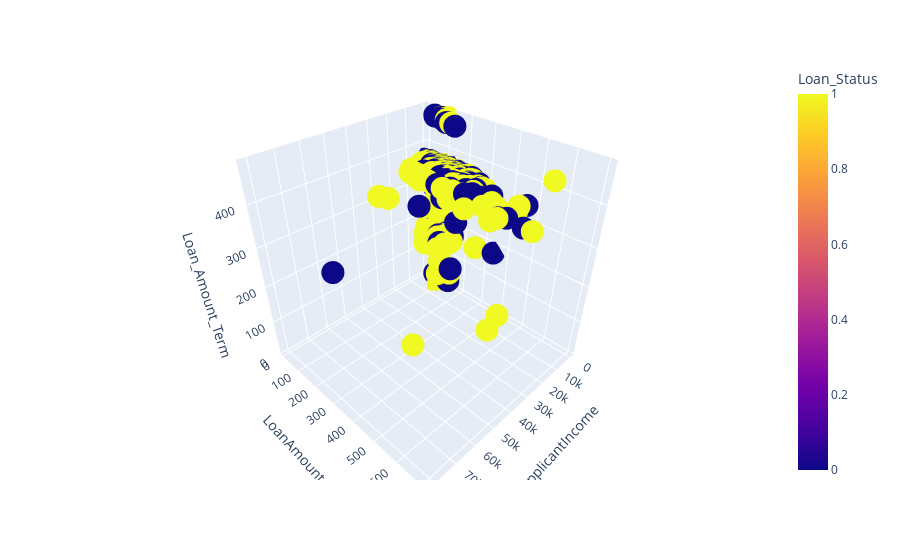

The notebook cell this image was saved under:
### Code cell
# create a 3d scatter plot of the income, loan amount and loan term
# convert the loan term to a numeric value
df['Loan_Amount_Term'] = pd.to_numeric(df['Loan_Amount_Term'])
fig = px.scatter_3d(df, x='ApplicantIncome', y='LoanAmount', z='Loan_Amount_Term', color='Loan_Status')
fig.show()

### Figure 1 — Plotly figure (JSON) as saved in the notebook; plotly's stock layout.template omitted (floating-point values rounded to 4 significant figures; data arrays with more than 128 entries replaced by an {"elided": "..."} marker saying what was removed)
{"data": [{"hovertemplate": "ApplicantIncome=%{x}<br>LoanAmount=%{y}<br>Loan_Amount_Term=%{z}<br>Loan_Status=%{marker.color}<extra></extra>", "legendgroup": "", "marker": {"color": {"elided": "614 int values"}, "coloraxis": "coloraxis", "symbol": "circle"}, "mode": "markers", "name": "", "scene": "scene", "showlegend": false, "type": "scatter3d", "x": {"elided": "614 int values"}, "y": {"elided": "614 int values"}, "z": {"elided": "614 int values"}}], "layout": {"coloraxis": {"colorbar": {"title": {"text": "Loan_Status"}}, "colorscale": [[0, "#0d0887"], [0.1111, "#46039f"], [0.2222, "#7201a8"], [0.3333, "#9c179e"], [0.4444, "#bd3786"], [0.5556, "#d8576b"], [0.6667, "#ed7953"], [0.7778, "#fb9f3a"], [0.8889, "#fdca26"], [1, "#f0f921"]]}, "legend": {"tracegroupgap": 0}, "margin": {"t": 60}, "scene": {"domain": {"x": [0, 1], "y": [0, 1]}, "xaxis": {"title": {"text": "ApplicantIncome"}}, "yaxis": {"title": {"text": "LoanAmount"}}, "zaxis": {"title": {"text": "Loan_Amount_Term"}}}}}
